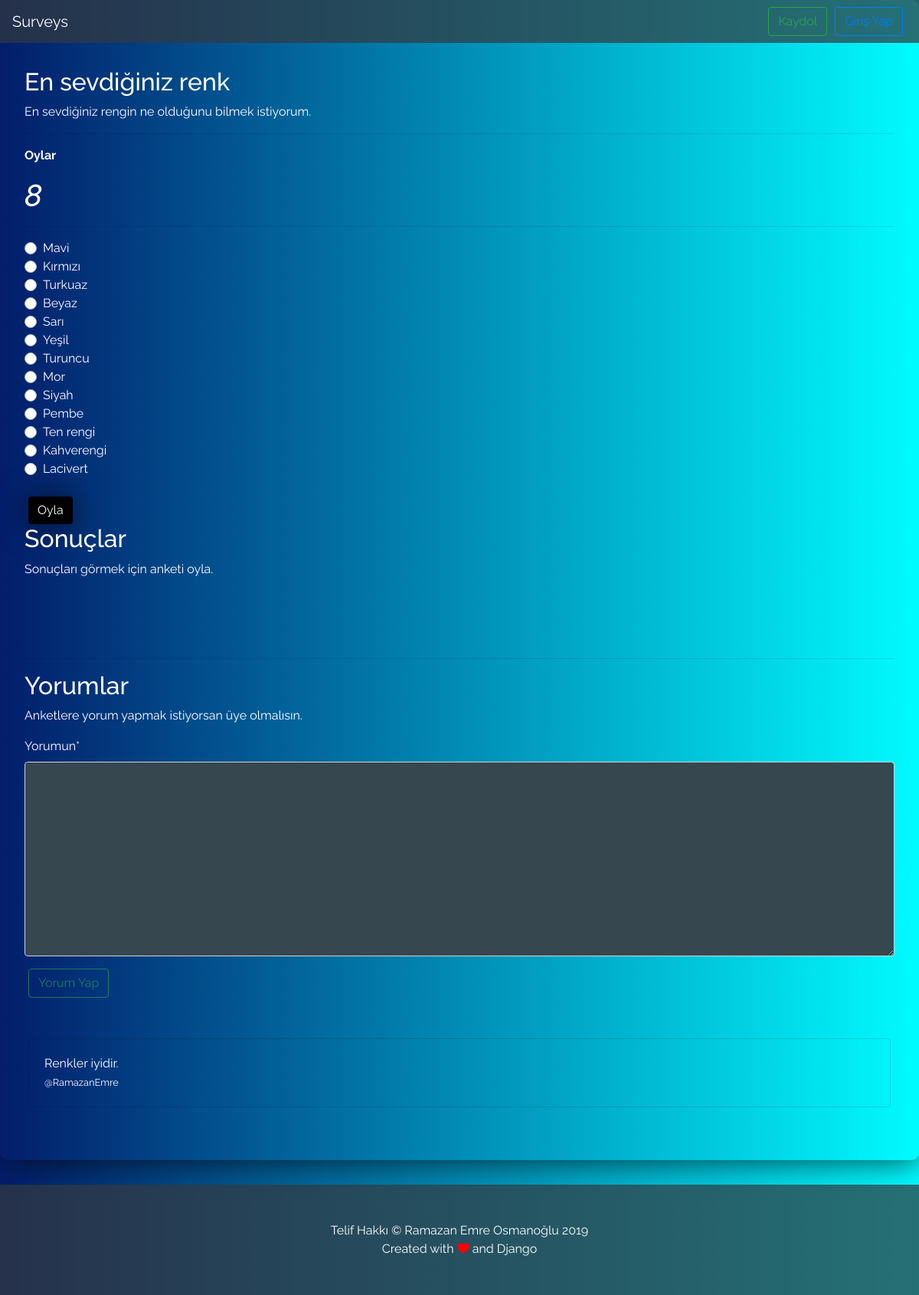
/polls/en-sevdiginiz-renk-1/, run on the app's committed database.
### polls/models.py (models this page shows, shortened)
class Poll(models.Model):
    title = models.CharField(max_length=200, verbose_name="Başlık", unique=True)
    author = models.ForeignKey(User, on_delete=models.CASCADE)
    date = models.DateTimeField(default=now, verbose_name="Tarih")
    explanation = models.TextField(verbose_name="Açıklama", null=True, blank=True)
    slug = models.SlugField(unique=True, editable=False, max_length=130)
    choices = models.ManyToManyField(Choice, verbose_name="Seçenekler")
    comments = models.ManyToManyField(Comment, verbose_name="Yorumlar", blank=True)
    class Meta:
        verbose_name = "Anket"
        verbose_name_plural = "Anketler"
        ordering = ["-date"]

class Choice(models.Model):
    text = models.CharField(max_length=200, verbose_name="Metin")
    votes = models.PositiveIntegerField(default=0)
    voters = models.ManyToManyField(User, blank=True)
    visitor_voters = models.ManyToManyField(VisitorIPAddressModel, blank=True)
    class Meta:
        verbose_name = "Seçenekler"
        verbose_name_plural = "Seçenekler"

class Comment(models.Model):
    text = models.TextField(verbose_name="Yorum", max_length=200)
    date = models.DateTimeField(default=now)
    author = models.ForeignKey(User, on_delete=models.CASCADE)
    class Meta:
        verbose_name = "Yorumlar"
        ordering = ["-date"]

### accounts/models.py (models this page shows, shortened)
class User(DefUser):
    is_active = models.BooleanField(
        _('active'),
        default=True,
    )
    email = models.EmailField(
        _("email address"),
        unique=True,
    )
    rank = models.PositiveSmallIntegerField('Rütbe', default=1)
    score = models.PositiveSmallIntegerField('Puan', default=0)

### polls/views.py (the view, shortened to what this page needs)
# urls.py: url(r"^(?P<slug>[\w-]+)/$", views.DetailView.as_view(), name="detail"),
class DetailView(View):
    post = None
    context = dict()
    choices = None
    comments = None
    request = None
    def end(self):
        return render(
            self.request,
            "polls/detail.html",
            context=self.context,
        )
    def is_voted_not_auth(self):
        voted = bool()
        for i in self.choices:
            for x in i.visitor_voters.all():
                if x.ip == self.ip:
                    voted = True
        return voted
    def get(self, request, slug):
        self.start(request, slug)
        return self.end()
    def post(self, request, slug):
        self.start(request, slug)
        if request.user.is_authenticated:
            return self.authenticated_post()
        else:
            return self.not_authenticated_post()
    def start(self, request, slug):
        self.poll = get_object_or_404(models.Poll, slug=slug)
        self.comments = self.poll.comments.all()
        self.choices = self.poll.choices.all()
        self.votesn = 0
        for i in self.choices:
            self.votesn += i.votes
        for i in self.choices:
            if i.votes != 0:
                i.percent = int((i.votes*100) / self.votesn)
            else:
                i.percent = 0
        self.context.update(
            poll=self.poll,
            comments=self.comments,
            choices=self.choices,
            votesn=self.votesn,
        )
        self.request = request
        self.context.setdefault("comment_form", CommentForm())
        if request.user.is_authenticated:
            self.context.update(
                auth=True,
                voted=self.is_voted_auth(),
            )
        else:
            self.ip = get_client_ip(request)
            self.context.update(
                auth=False,
                voted=self.is_voted_not_auth(),
            )

### polls/views.py
class CommentForm(forms.Form):
    if not settings.DEBUG:
        captcha = ReCaptchaField()
    comment_content = forms.CharField(widget=forms.Textarea, label="Yorumun", min_length=10, max_length=300)

### pages/context_processor.py (called while the page is built)
def func(request):
    datas = Page.objects.filter(is_it_in_navbar=True)
    context = dict(
        NAV_PAGES=datas,
    )
    return context

### polls/views.py (called while the page is built)
def get_client_ip(request):
    x_forwarded_for = request.META.get('HTTP_X_FORWARDED_FOR')
    if x_forwarded_for:
        ip = x_forwarded_for.split(',')[-1].strip()
    else:
        ip = request.META.get('REMOTE_ADDR')
    return ip

### templates/polls/detail.html (shortened to what this page needs)
{% extends 'base.html' %}
{% load crispy_forms_tags %}
{% block content %}
{% if auth %}
{% include 'auth_navbar.html' %}
{% else %}
{% include 'defnavbar.html' %}
{% endif %}
    <br>
<h2>{{ poll.title }}</h2>
{% if poll.explanation %}
<p> {{ poll.explanation }}</p>
{% endif %}
    <hr>
<p><strong>Oylar</strong></p>
    <h1> <i>{{ votesn }}</i></h1>
    <hr>
<form method="post">
    {% for choice in choices %}
    <div class="custom-control custom-radio">
      <label class="custom-control-label" for="{{ choice.text }}">
          {{ choice.text }}
      </label>
    </div>
    {% endfor %}
    <br>
    <button class="btn btn-black" type="submit" {% if voted %} disabled {% endif %}>Oyla</button>
</form>
<h2>Sonuçlar</h2>
{% if not voted %}
<p>Sonuçları görmek için anketi oyla.</p>
{% endif %}
<br><br><br>
<hr>
    <h2>Yorumlar</h2>
    {% if not auth %}
    <p> Anketlere yorum yapmak istiyorsan üye olmalısın. </p>
    {% endif %}
<form method="post">
    <div class="form-group">
        {{ comment_form|crispy }}
    </div>
    <button type="submit" class="btn btn-outline-success" {% if not auth %} disabled {% endif %}>Yorum Yap</button>
</form>
<br><br>
{% for comment in comments %}
<div class="card bg-transparent comment-card">
    <div class="card-body">
        {{ comment.text }}
        <br><small>@{{ comment.author.username }}</small>
    </div>
</div>
{% empty %}
<p> Hiç yorum yapılmamış... </p>
{% endfor %}
{% endblock %}

### templates/base.html (shortened to what this page needs)
<!DOCTYPE html>
<html lang="tr">
<head>
    {% load static %}
    <link rel="stylesheet" href="{% static 'vendor/bootstrap.min.css' %}">
    <link rel="stylesheet" href="{% static 'vendor/all.css' %}">
    <link rel="stylesheet" href="{% static 'vendor/style.css' %}">
</head>
<body>
<div class="jumbotron bg-transparent">
    {% block content %}
    {% endblock %}
</div>
{% block footer %}
  <footer class="py-5 bg-dark">
    <div class="container">
      <p class="m-0 text-center text-white">Telif Hakkı &copy; Ramazan Emre Osmanoğlu 2019</p>
      <p class="m-0 text-center text-white">Created with <i class="fas fa-heart"></i> and Django</p>
    </div>
  </footer>
{% endblock %}
</body>
</html>

### templates/defnavbar.html (shortened to what this page needs)
<nav class="navbar navbar-expand-lg navbar-dark bg-dark fixed-top" id="mainNav">
    <a class="navbar-brand js-scroll-trigger" href="/">
        Surveys
    </a>
    <div class="collapse navbar-collapse" id="navbarResponsive">
      <ul class="navbar-nav ml-auto">
        <form class="form-inline">
          <a href="{% url 'accounts:register' %}"><button class="btn btn-outline-success" type="button">Kaydol</button></a>
          <a href="{% url 'accounts:login' %}"> <button class="btn btn-outline-primary" type="button">Giriş Yap</button></a>
        </form>
      </ul>
    </div>
</nav>

### data on the page
Poll: title "En sevdiğiniz renk", explanation "En sevdiğiniz rengin ne olduğunu bilmek istiyorum."
Choice: text "Mavi"
Choice: text "Kırmızı"
Choice: text "Turkuaz"
Choice: text "Beyaz"
Choice: text "Sarı"
Choice: text "Yeşil"
Choice: text "Turuncu"
Choice: text "Mor"
Choice: text "Siyah"
Choice: text "Pembe"
Choice: text "Ten rengi"
Choice: text "Kahverengi"
Choice: text "Lacivert"
Comment: text "Renkler iyidir.", author.username "RamazanEmre"

### other printed values
{{ votesn }} "8"
